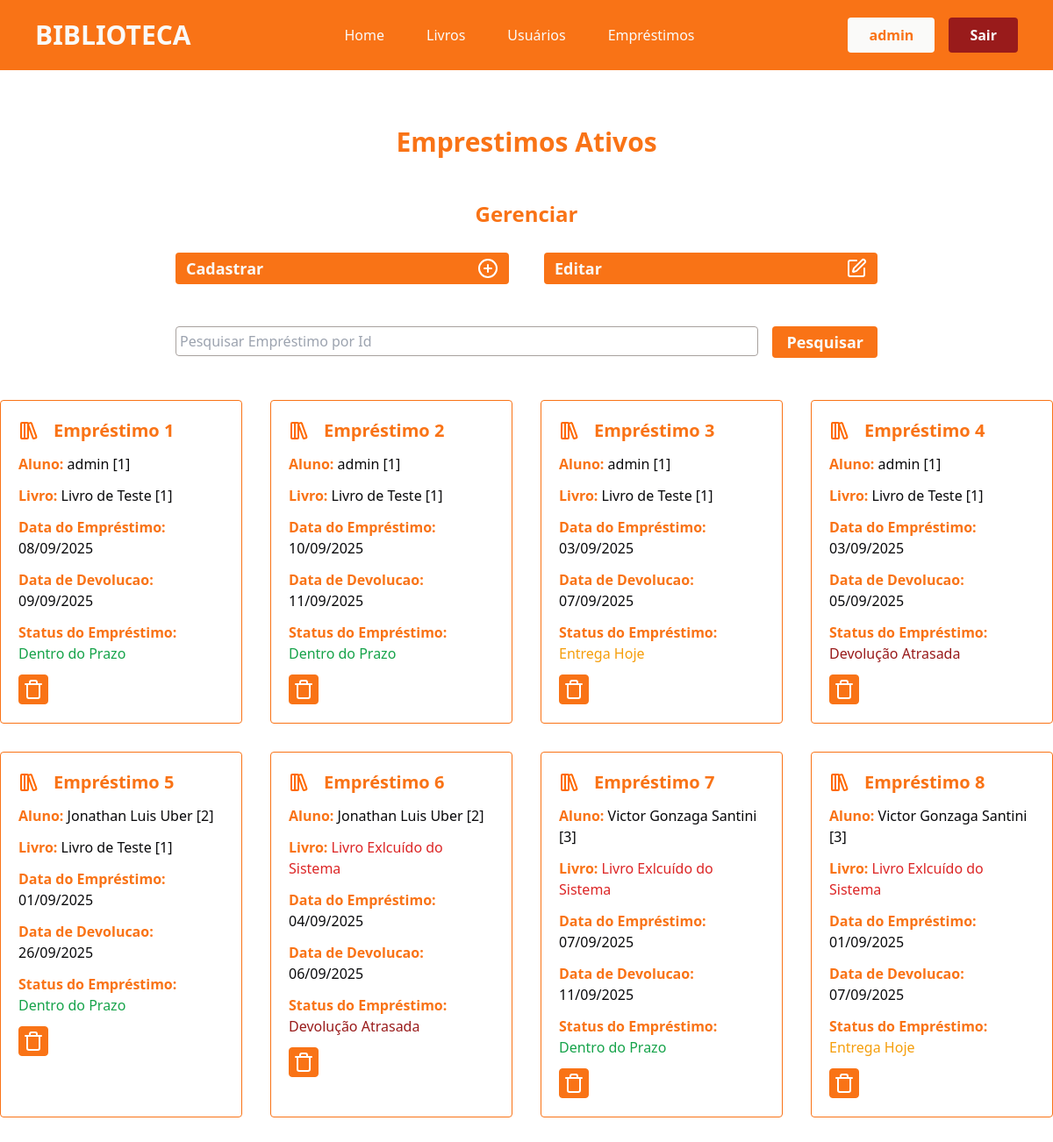
Page /emprestimos/ (signed in) on the earlier database version.
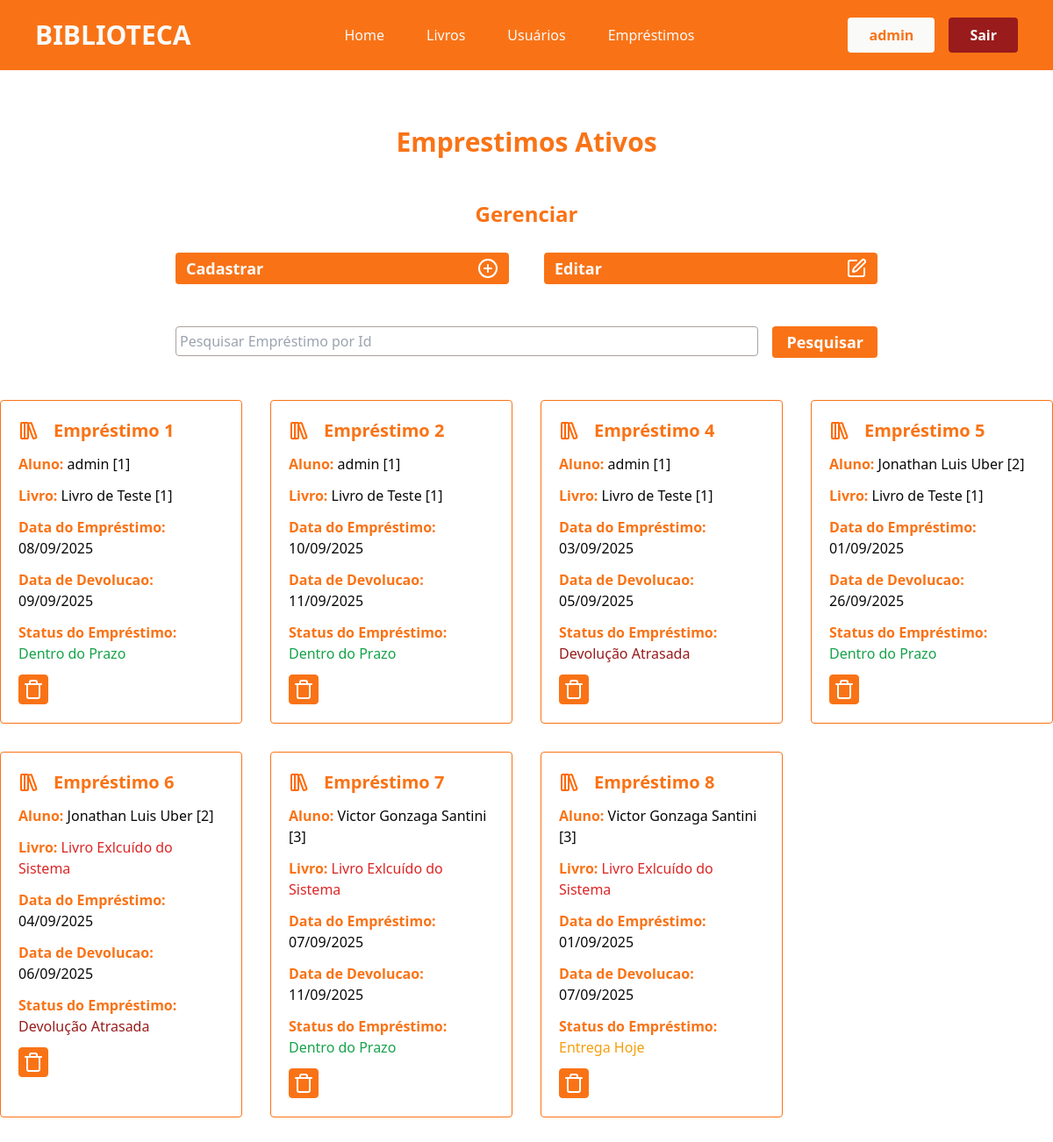
Same page on the later database version.
### app/models.py (models this page shows)
class Emprestimo(db.Model):
    id = db.Column(db.Integer, primary_key=True)
    data_emprestimo = db.Column(db.DateTime, default=datetime.now)
    data_devolucao = db.Column(db.DateTime, default=datetime.now)
    user_id = db.Column(db.Integer, db.ForeignKey('user.id', name="fk_emprestimo_user"), nullable=True)
    livro_id = db.Column(db.Integer, db.ForeignKey('livro.id', name="fk_emprestimo_livro"), nullable=True)
    statusEmprestimo = db.Column(db.String(100), nullable=True)

class User(db.Model, UserMixin):
    id = db.Column(db.Integer, primary_key=True)
    nome = db.Column(db.String(100), nullable=True)
    telefone = db.Column(db.String(100), nullable=True)
    email = db.Column(db.String(100), nullable=True)
    senha = db.Column(db.String(100), nullable=True)
    emprestimos = db.relationship('Emprestimo', backref='user', lazy=True)

class Livro(db.Model):
    id = db.Column(db.Integer, primary_key=True)
    titulo = db.Column(db.String(100), nullable=True)
    autor = db.Column(db.String(100), nullable=True)
    editora = db.Column(db.String(100), nullable=True)
    anoPublicacao = db.Column(db.Integer, nullable=True)
    genero = db.Column(db.String(100), nullable=True)
    quantidade_disponivel = db.Column(db.Integer, nullable=True)
    status = db.Column(db.String(100), nullable=True)
    emprestimos = db.relationship('Emprestimo', backref='livro', lazy=True)

### app/views.py (the view)
@app.route('/emprestimos/')
@login_required
def emprestimos():
    if request.method == 'GET':
        pesquisa = request.args.get('pesquisa', '')
    dados = Emprestimo.query.join(User).order_by(Emprestimo.id)
    if pesquisa != '':
        dados = dados.filter(User.nome.ilike(f'%{pesquisa}%'))
    emprestimos = {'dados' : dados.all()}
    return render_template('emprestimos.html', emprestimos=emprestimos)

### app/models.py (called while the page is built)
@login_manager.user_loader
def load_user(user_id):
    return User.query.get(user_id)

### app/templates/emprestimos.html (shortened to what the changed rows need)
{% extends "head.html" %}
{% block content %}
<div class="container-livros flex flex-col justify-center align-center">
    <div class="titulo mt-[4rem] flex-col justify-center items-center">
        <h2 class="text-3xl text-center text-orange-500 font-bold">Emprestimos Ativos</h2>
    </div>
    {% if current_user.email == 'admin@gmail.com' %}
    <div class="container-livros flex justify-center">
        <div class="gerenciar flex flex-col justify-center mt-[3rem] w-[800px]">
            <h2 class="text-center text-2xl text-orange-500 font-semibold">Gerenciar</h2>
        </div>
    </div>
    {% endif %}
    <section class="emprestimos flex justify-center mt-[3rem]">
        <div class="lista-emprestimos grid grid-cols-4 gap-[2rem] mb-[2rem]" >
            {% for emp in emprestimos.dados %}
            {% if current_user.id == emp.user.id or current_user.email == 'admin@gmail.com' %}
                <div class="card-emprestimo border-orange-500 border-[1px] rounded p-5">
                    <div class="nome-svg flex flex-row gap-4 items-center justify-start">
                        <h2 class="text-xl font-semibold text-orange-500">Empréstimo {{emp.id}}</h2>
                    </div>
                    <p class="mt-3 text-orange-500 font-semibold">Aluno: <span class="text-zinc-950 font-normal">{{emp.user.nome}} [{{emp.user.id}}]</span></p>
                    <p class="mt-3 text-orange-500 font-semibold">Livro: {% if emp.livro %}<span class="text-zinc-950 font-normal">{{emp.livro.titulo}} [{{emp.livro.id}}] </span> {% else %} <span class="text-red-600 font-normal"> Livro Exlcuído do Sistema</span>  {% endif %}</p>
                    <p class="mt-3 text-orange-500 font-semibold">Data do Empréstimo: <span class="text-zinc-950 font-normal">{{emp.data_emprestimo.strftime('%d/%m/%Y')}}</span></p>
                    <p class="mt-3 text-orange-500 font-semibold">Data de Devolucao: <span class="text-zinc-950 font-normal">{{emp.data_devolucao.strftime('%d/%m/%Y')}}</span</p>
                    <p class="mt-3 mb-3 text-orange-500 font-semibold">Status do Empréstimo: {% if emp.statusEmprestimo == 'Devolução Atrasada' %} <span class="text-red-800 font-normal">{{emp.statusEmprestimo}}</span> {% elif emp.statusEmprestimo == 'Entrega Hoje' %} <span class="text-amber-500 font-normal">{{emp.statusEmprestimo}}</span> {% else %}  <span class="text-green-600 font-normal">{{emp.statusEmprestimo}}</span> {% endif %}</p>
                    {% if current_user.email == 'admin@gmail.com' %}
                        <form action="{{ url_for('delete_emprestimo', id=emp.id) }}" method="POST" style="display:inline;">
                            <button type="submit" class="border border-orange-500 p-1 rounded bg-orange-500"
                                    onclick="return confirm('Tem certeza que deseja excluir este emprestimo?');">
                            </button>
                        </form>
                    {% endif %}
                </div>
            {% endif %}
            {% endfor %}
        </div>
    </section>
</div>
{% endblock %}

Differences in the rows shown:
removed Emprestimo: id "3", user.nome "admin", user.id "1", livro.titulo "Livro de Teste", livro.id "1", data_emprestimo "03/09/2025", data_devolucao "07/09/2025", statusEmprestimo "Entrega Hoje"
